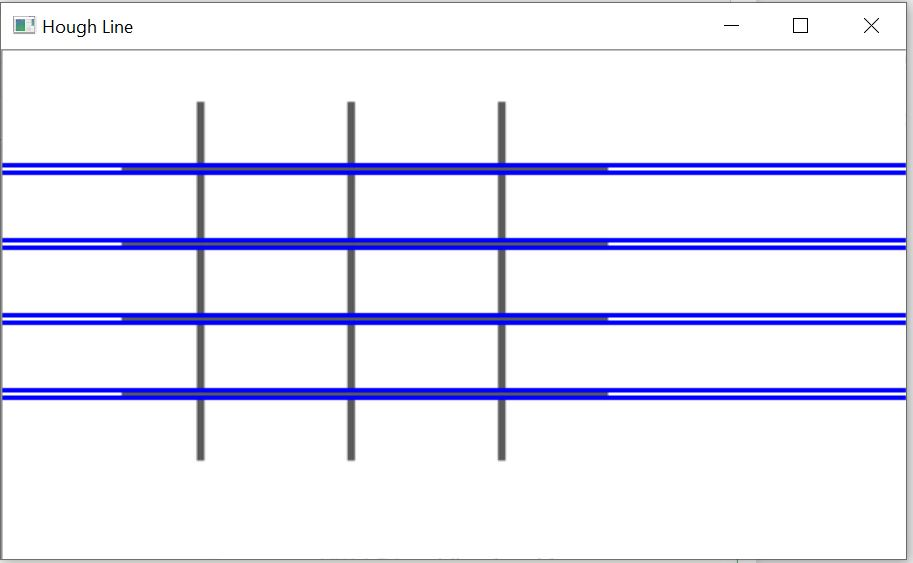
#> input picture Houge/Hough.JPG, 913 x 563 px, given in place of the camera
$ jupyter execute --allow-errors 'Canny Sobel and Laplace Edge detection using Webcam.ipynb'   (older library calls are emulated)   (text cells are left out)
#> lines starting #> are read from the running program, lines starting #| are printed output that depends on the picture
#> further down, frame is the input picture: shape (563, 913, 3); mean B, G, R 247, 232.2, 232.2
[cell 1]
import matplotlib.image as mpimg
import matplotlib.pyplot as plt
import numpy as np
import cv2

[cell 2]
def LiveCamEdgeDetection_canny(image_color):
    '''
    Parameters
    image	8-bit input image.
    edges	output edge map; single channels 8-bit image, which has the same size as image.
    threshold1	first threshold for the hysteresis procedure.
    threshold2	second threshold for the hysteresis procedure..
    apertureSize	aperture size for the Sobel operator.
    L2gradient	specifies the equation for finding gradient magnitude. If it is True, it uses the equation mentioned above which is more accurate, otherwise it uses this function: Edge_Gradient(G)=|Gx|+|Gy|.

    '''
    threshold_1 = 30
    threshold_2 = 80
    image_gray = cv2.cvtColor(image_color, cv2.COLOR_BGR2GRAY)
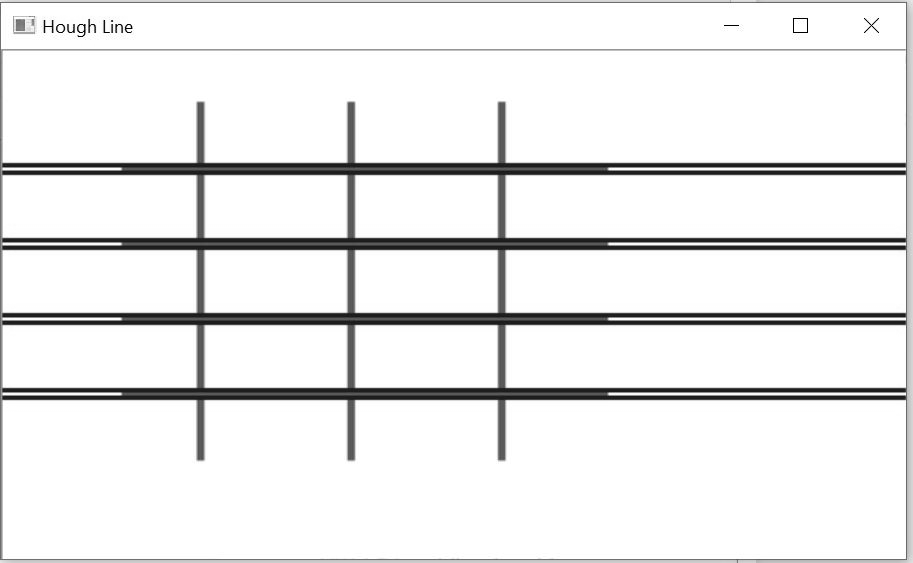
#> image_gray: shape (563, 913); min 0, max 255, mean 233.9
    canny = cv2.Canny(image_gray, threshold_1, threshold_2)
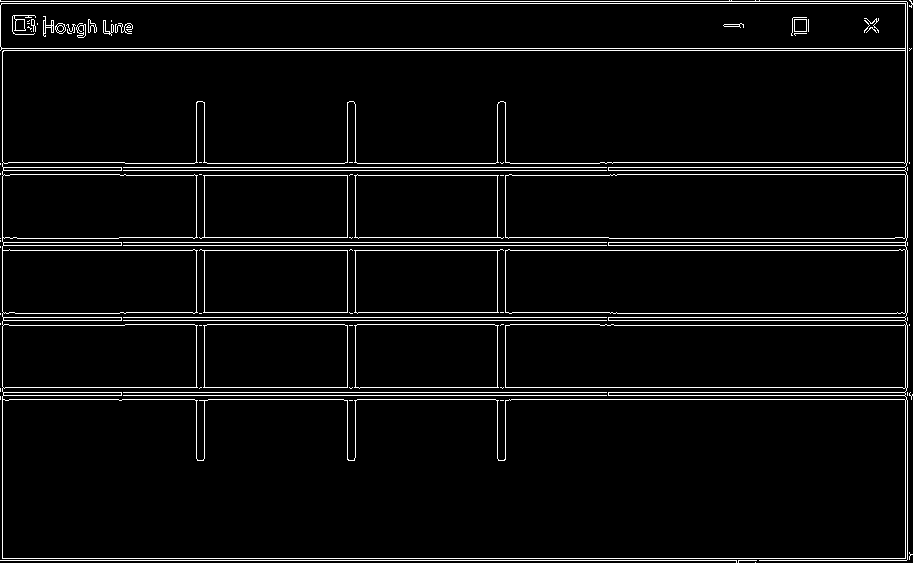
#> canny: shape (563, 913); 4.7% white in thin lines or dots

    return canny

#> (a cell that did not finish here is left out)

[cell 4]
def LiveCamEdgeDetection_Laplace(image_color):
    image_gray = cv2.cvtColor(image_color, cv2.COLOR_BGR2GRAY)
    laplacian = cv2.laplacian(image_gray, cv2.CV_64F)
    return laplacian

[cell 5]
def LiveCamEdgeDetection_sobely(image_color):
    image_gray = cv2.cvtColor(image_color, cv2.COLOR_BGR2GRAY)
    y_sobel = cv2.Sobel(image_gray, cv2_CV_64F, 1, 0, ksize = 7)
    return y_sobel

[cell 6]
def LiveCamEdgeDetection_sobely(image_color):
    image_gray = cv2.cvtColor(image_color, cv2.COLOR_BGR2GRAY)
    y_sobel = cv2.Sobel(image_gray, cv2_CV_64F, 0, 1, ksize = 7)
    return x_sobel

[cell 7]
cap = cv2.VideoCapture(0)
while True:
    ret, frame = cap.read() # cap.read returns a ret bool to indicate sucess
    cv2.imshow('Live Edge Detection', LiveCamEdgeDetection_canny(frame))
    cv2.imshow('Webcam Video', frame)
    if cv2.waitKey(1) == 7: #7 Enter Key
#> (key Esc is pressed here)
        break
cap.release() # camera release
cv2.destroyAllWindows()
